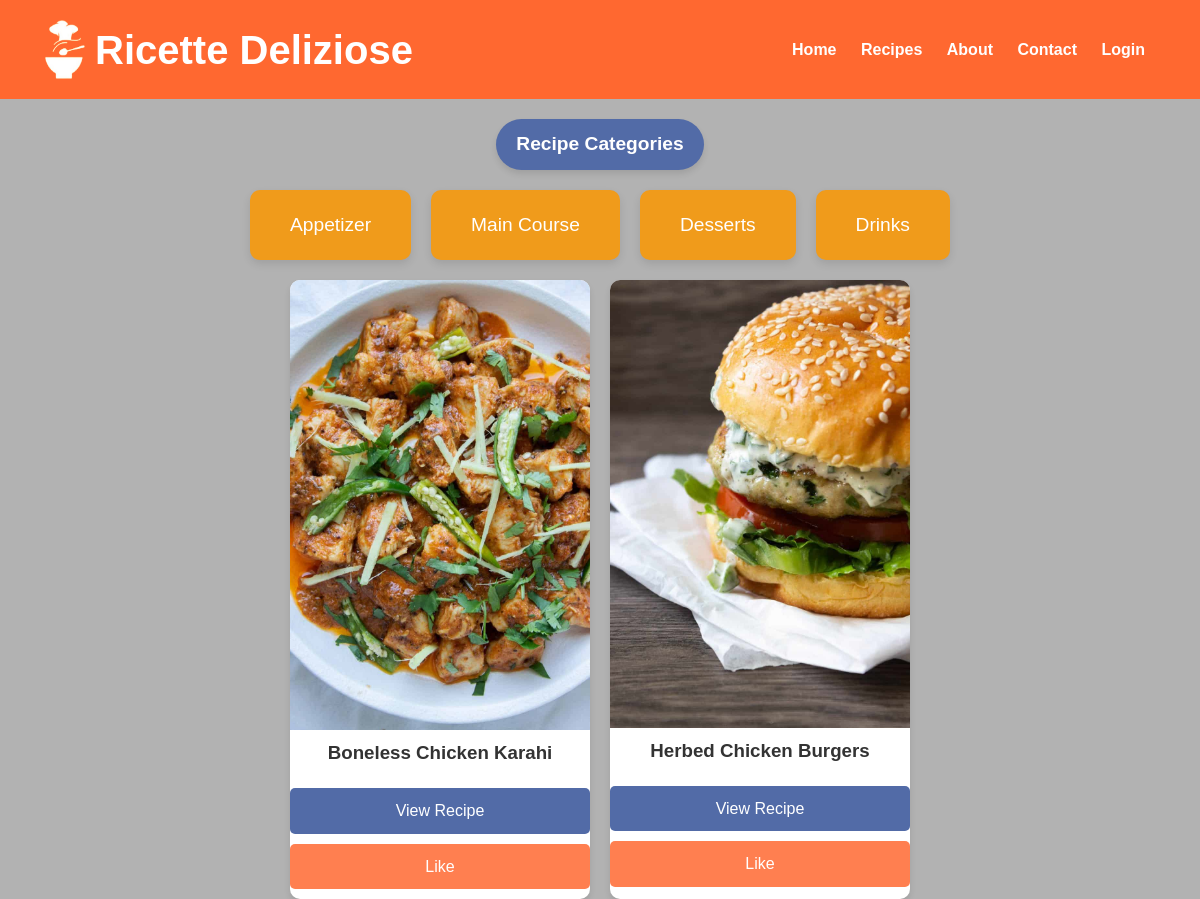
Screenshot of /recipe with the database file from the repository.
### model.py (models this page shows, shortened)
class Recipe(db.Model):
    id = db.Column(db.Integer, primary_key=True)
    title = db.Column(db.String(100), nullable=False)
    description = db.Column(db.Text, nullable=False)
    instructions = db.Column(db.Text, nullable=False)
    image = db.Column(db.String(100), nullable=True)
    created_at = db.Column(db.DateTime, default=datetime.utcnow)
    category_id = db.Column(db.Integer, db.ForeignKey('category.id'), nullable=False)
    ingredients = db.relationship('Ingredient', secondary=recipe_ingredient, backref='recipes')
    category = db.relationship('Category', backref=db.backref('recipes', lazy=True))

### app.py (the view)
@app.route('/recipe', defaults={'category': None})
@app.route('/recipe/<string:category>')
def recipe(category):
    if category:
        recipes = Recipe.query.join(Category).filter(Category.name == category).all()
    else:
        recipes = Recipe.query.all()  # Get all recipes without adding any specific text
    return render_template('recipe.html', recipes=recipes, category=category)

### app.py (called while the page is built)
@app.before_request
def init_categories():
    if Category.query.count() == 0:  # Only add if the category table is empty
        category1 = Category(name="Appetizer")
        category2 = Category(name="Main Course")
        category3 = Category(name="Dessert")
        category4 = Category(name="Drinks")
        db.session.add_all([category1, category2, category3, category4])
        db.session.commit()
        print("Categories added to the database.")

### templates/recipe.html (shortened to what this page needs)
<!DOCTYPE html>
<html lang="en">
<head>
    <link rel="stylesheet" href="{{ url_for('static', filename='css/recipe.css') }}">
</head>
<body>
    <header>
        <div class="container">
           <div class="logo-title">
            <img src="{{ url_for('static', filename='images/logo.png') }}" alt="Logo" class="logo" width="40"
                height="59">
            <h1>Ricette Deliziose</h1>
        </div>
            <nav>
                <a href="{{ url_for('home') }}">Home</a>
                <a href="{{ url_for('recipe') }}">Recipes</a>
                <a href="{{ url_for('about') }}">About</a>
                <a href="{{ url_for('contact') }}">Contact</a>
                {% if 'user_id' in session %}
                {% if session['is_admin'] %}
                <a href="{{ url_for('admin_dashboard') }}">Dashboard</a>
                <a href="{{ url_for('logout') }}">Logout</a>
                {% else %}
                <a href="{{ url_for('profile') }}">Profile</a>
                <a href="{{ url_for('logout') }}">Logout</a>
                {% endif %}
                {% else %}
                <a href="{{ url_for('login') }}">Login</a>
                {% endif %}
            </nav>
        </div>
    </header>
    <main>
        <h2>Recipe Categories</h2>
        <div class="categories">
            <a href="{{ url_for('recipe', category='Appetizer') }}"
                class="{% if category == 'Appetizer' %}active{% endif %}">
                Appetizer
            </a>
            <a href="{{ url_for('recipe', category='Main Course') }}"
                class="{% if category == 'Main Course' %}active{% endif %}">
                Main Course
            </a>
            <a href="{{ url_for('recipe', category='Desserts') }}"
                class="{% if category == 'Desserts' %}active{% endif %}">
                Desserts
            </a>
            <a href="{{ url_for('recipe', category='Drinks') }}" class="{% if category == 'Drinks' %}active{% endif %}">
                Drinks
            </a>
        </div>
        {% if recipes %}
        <div id="recipe-container" class="recipe-grid">
            {% for recipe in recipes %}
            <div class="recipe-item">
                <img src="{{ url_for('static', filename='images/' + recipe.image) }}" alt="{{ recipe.title }}">
                <h3>{{ recipe.title }}</h3>
                <div class="card-buttons">
                    <a href="{{ url_for('recipe_details', recipe_id=recipe.id) }}" class="btn-view">View Recipe</a>
                    <a href="{{ url_for('like_recipe', recipe_id=recipe.id) }}" class="btn-like">Like</a>
                </div>
            </div>
            {% endfor %}
        </div>
        {% else %}
        <p>No recipes available.</p>
        {% endif %}
    </main>
</body>
</html>

### static/css/recipe.css (style rules this page uses)
body, h1, h2, h3, p, a, button { margin: 0; padding: 0; font-family: 'Poppins', sans-serif; text-decoration: none; }
body h2 { margin-bottom: 20px; margin-top: 20px; color: #fff; display: inline-block; background-color: #526ba7; padding: 10px 20px; font-size: 1.2em; border-radius: 50px; text-align: center; box-shadow: 0 4px 6px rgba(0, 0, 0, 0.1); }
body { line-height: 1.6; color: #333; background-image: linear-gradient(rgba(0, 0, 0, 0.3), rgba(0, 0, 0, 0.3)), url('/static/images/bg3.jpg'); background-size: cover; display: flex; flex-direction: column; min-height: 100vh; text-align: center; }
header { background: #FF6830 ; color: white; padding: 20px 0; text-align: center; }
header .container { display: flex; justify-content: space-between; align-items: center; padding: 0 45px; }
header .logo-title { display: flex; align-items: center; }
header .logo-title .logo { margin-right: 10px; }
header .logo-title h1 { margin: 0; padding: 0; font-family: 'Gistesy', sans-serif; font-size: 2.5rem; line-height: 1; }
header nav a { color: white; margin: 0 10px; font-weight: bold; }
.categories { display: flex; justify-content: center; gap: 20px; flex-wrap: wrap; margin-bottom: 20px; }
.categories a { background: #f09b1b; color: white; padding: 20px 40px; font-size: 1.2em; border-radius: 10px; box-shadow: 0 4px 8px rgba(0, 0, 0, 0.1); transition: background 0.3s ease, transform 0.3s ease; }
.recipe-grid { display: flex; justify-content: center; flex-wrap: wrap; gap: 20px; }
.recipe-grid h3 { text-align: center; margin-bottom: 20px; }
.recipe-item { width: 300px; background: white; border-radius: 10px; box-shadow: 0 4px 6px rgba(0, 0, 0, 0.1); overflow: hidden; transition: transform 0.3s ease; }
.recipe-item img { width: 100%; height: auto; }
.card-buttons .btn-like { display: block; margin: 10px auto; background: #ff7f50; color: white; padding: 10px 15px; border-radius: 5px; transition: background 0.3s ease; text-align: center; }
.card-buttons .btn-view { display: block; margin: 10px auto; background: #526ba7; color: white; padding: 10px 15px; border-radius: 5px; transition: background 0.3s ease; text-align: center; }

### rows the page displays
Recipe: image (picture), title "Boneless Chicken Karahi"
Recipe: image (picture), title "Herbed Chicken Burgers"
